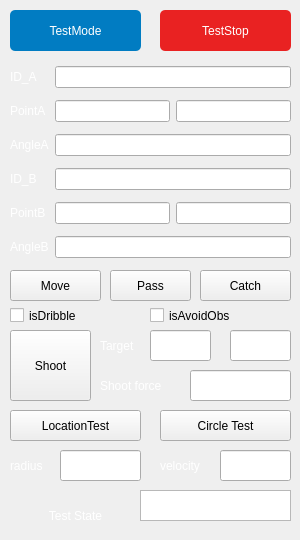
   <widget class="QWidget" name="test_tab">
    <attribute name="title">
     <string/>
    </attribute>
    <widget class="QPushButton" name="test_mode">
     <property name="geometry">
      <rect>
       <x>10</x>
       <y>10</y>
       <width>131</width>
       <height>41</height>
      </rect>
     </property>
     <property name="focusPolicy">
      <enum>Qt::NoFocus</enum>
     </property>
     <property name="styleSheet">
      <string notr="true">QPushButton {
color:rgb(255,255,255);
background-color:rgb(1,124,194);
border:0;
border-radius:5px;
}
QPushButton:pressed{
color:rgb(182, 180, 180);
background-color:rgb(0, 46, 92);
border:0;
border-radius:5px;
}</string>
     </property>
     <property name="text">
      <string>TestMode</string>
     </property>
    </widget>
    <widget class="QPushButton" name="location_test">
     <property name="geometry">
      <rect>
       <x>10</x>
       <y>410</y>
       <width>131</width>
       <height>31</height>
      </rect>
     </property>
     <property name="focusPolicy">
      <enum>Qt::NoFocus</enum>
     </property>
     <property name="text">
      <string>LocationTest</string>
     </property>
    </widget>
    <widget class="QPushButton" name="test_stop">
     <property name="geometry">
      <rect>
       <x>160</x>
       <y>10</y>
       <width>131</width>
       <height>41</height>
      </rect>
     </property>
     <property name="focusPolicy">
      <enum>Qt::NoFocus</enum>
     </property>
     <property name="styleSheet">
      <string notr="true">QPushButton {
color:rgb(255,255,255);
background-color:rgb(233, 34, 34);
border:0;
border-radius:5px;
}
QPushButton:pressed{
color:rgb(152, 152, 152);
background-color:rgb(85, 30, 30);
border:0;
border-radius:5px;
}</string>
     </property>
     <property name="text">
      <string>TestStop</string>
     </property>
    </widget>
    <widget class="QPushButton" name="circle_test">
     <property name="geometry">
      <rect>
       <x>160</x>
       <y>410</y>
       <width>131</width>
       <height>31</height>
      </rect>
     </property>
     <property name="focusPolicy">
      <enum>Qt::NoFocus</enum>
     </property>
     <property name="text">
      <string>Circle Test</string>
     </property>
    </widget>
    <widget class="QPushButton" name="shoot_mode">
     <property name="geometry">
      <rect>
       <x>10</x>
       <y>330</y>
       <width>81</width>
       <height>71</height>
      </rect>
     </property>
     <property name="focusPolicy">
      <enum>Qt::NoFocus</enum>
     </property>
     <property name="text">
      <string>Shoot</string>
     </property>
    </widget>
    <widget class="QTextBrowser" name="teststate_dis">
     <property name="geometry">
      <rect>
       <x>140</x>
       <y>490</y>
       <width>151</width>
       <height>31</height>
      </rect>
     </property>
     <property name="font">
      <font>
       <pointsize>11</pointsize>
      </font>
     </property>
     <property name="focusPolicy">
      <enum>Qt::NoFocus</enum>
     </property>
    </widget>
    <widget class="QLabel" name="test_state">
     <property name="geometry">
      <rect>
       <x>10</x>
       <y>500</y>
       <width>131</width>
       <height>31</height>
      </rect>
     </property>
     <property name="layoutDirection">
      <enum>Qt::LeftToRight</enum>
     </property>
     <property name="styleSheet">
      <string notr="true">color:rgb(255,255,255);</string>
     </property>
     <property name="text">
      <string>Test State</string>
     </property>
     <property name="alignment">
      <set>Qt::AlignCenter</set>
     </property>
    </widget>
    <widget class="QPushButton" name="pass_mode">
     <property name="geometry">
      <rect>
       <x>110</x>
       <y>270</y>
       <width>81</width>
       <height>31</height>
      </rect>
     </property>
     <property name="focusPolicy">
      <enum>Qt::NoFocus</enum>
     </property>
     <property name="text">
      <string>Pass</string>
     </property>
    </widget>
    <widget class="QPushButton" name="catch_mode">
     <property name="geometry">
      <rect>
       <x>200</x>
       <y>270</y>
       <width>91</width>
       <height>31</height>
      </rect>
     </property>
     <property name="focusPolicy">
      <enum>Qt::NoFocus</enum>
     </property>
     <property name="text">
      <string>Catch</string>
     </property>
    </widget>
    <widget class="QCheckBox" name="isdribble">
     <property name="geometry">
      <rect>
       <x>10</x>
       <y>300</y>
       <width>131</width>
       <height>31</height>
      </rect>
     </property>
     <property name="focusPolicy">
      <enum>Qt::NoFocus</enum>
     </property>
     <property name="layoutDirection">
      <enum>Qt::LeftToRight</enum>
     </property>
     <property name="styleSheet">
      <string notr="true"/>
     </property>
     <property name="text">
      <string>isDribble</string>
     </property>
    </widget>
    <widget class="QCheckBox" name="isavoidobs">
     <property name="geometry">
      <rect>
       <x>150</x>
       <y>300</y>
       <width>131</width>
       <height>31</height>
      </rect>
     </property>
     <property name="focusPolicy">
      <enum>Qt::NoFocus</enum>
     </property>
     <property name="styleSheet">
      <string notr="true"/>
     </property>
     <property name="text">
      <string>isAvoidObs</string>
     </property>
    </widget>
    <widget class="QPushButton" name="move_mode">
     <property name="geometry">
      <rect>
       <x>10</x>
       <y>270</y>
       <width>91</width>
       <height>31</height>
      </rect>
     </property>
     <property name="focusPolicy">
      <enum>Qt::NoFocus</enum>
     </property>
     <property name="text">
      <string>Move</string>
     </property>
    </widget>
    <widget class="QLabel" name="target">
     <property name="geometry">
      <rect>
       <x>100</x>
       <y>330</y>
       <width>51</width>
       <height>31</height>
      </rect>
     </property>
     <property name="styleSheet">
      <string notr="true">color:rgb(255,255,255);</string>
     </property>
     <property name="text">
      <string>Target</string>
     </property>
    </widget>
    <widget class="QLineEdit" name="target_y">
     <property name="geometry">
      <rect>
       <x>230</x>
       <y>330</y>
       <width>61</width>
       <height>31</height>
      </rect>
     </property>
     <property name="focusPolicy">
      <enum>Qt::ClickFocus</enum>
     </property>
     <property name="maxLength">
      <number>4</number>
     </property>
    </widget>
    <widget class="QLineEdit" name="target_x">
     <property name="geometry">
      <rect>
       <x>150</x>
       <y>330</y>
       <width>61</width>
       <height>31</height>
      </rect>
     </property>
     <property name="focusPolicy">
      <enum>Qt::ClickFocus</enum>
     </property>
     <property name="maxLength">
      <number>4</number>
     </property>
    </widget>
    <widget class="QLineEdit" name="shoot_force">
     <property name="geometry">
      <rect>
       <x>190</x>
       <y>370</y>
       <width>101</width>
       <height>31</height>
      </rect>
     </property>
     <property name="focusPolicy">
      <enum>Qt::ClickFocus</enum>
     </property>
     <property name="maxLength">
      <number>3</number>
     </property>
    </widget>
    <widget class="QLabel" name="force_in">
     <property name="geometry">
      <rect>
       <x>100</x>
       <y>370</y>
       <width>91</width>
       <height>31</height>
      </rect>
     </property>
     <property name="styleSheet">
      <string notr="true">color:rgb(255,255,255);</string>
     </property>
     <property name="text">
      <string>Shoot force</string>
     </property>
    </widget>
    <widget class="QLineEdit" name="circle_radius">
     <property name="geometry">
      <rect>
       <x>60</x>
       <y>450</y>
       <width>81</width>
       <height>31</height>
      </rect>
     </property>
     <property name="focusPolicy">
      <enum>Qt::ClickFocus</enum>
     </property>
     <property name="maxLength">
      <number>3</number>
     </property>
    </widget>
    <widget class="QLineEdit" name="circle_vel">
     <property name="geometry">
      <rect>
       <x>220</x>
       <y>450</y>
       <width>71</width>
       <height>31</height>
      </rect>
     </property>
     <property name="focusPolicy">
      <enum>Qt::ClickFocus</enum>
     </property>
     <property name="maxLength">
      <number>4</number>
     </property>
    </widget>
    <widget class="QLabel" name="radius_in">
     <property name="geometry">
      <rect>
       <x>10</x>
       <y>450</y>
       <width>51</width>
       <height>31</height>
      </rect>
     </property>
     <property name="styleSheet">
      <string notr="true">color:rgb(255,255,255);</string>
     </property>
     <property name="text">
      <string>radius</string>
     </property>
    </widget>
    <widget class="QLabel" name="vel_in">
     <property name="geometry">
      <rect>
       <x>160</x>
       <y>450</y>
       <width>61</width>
       <height>31</height>
      </rect>
     </property>
     <property name="styleSheet">
      <string notr="true">color:rgb(255,255,255);</string>
     </property>
     <property name="text">
      <string>velocity</string>
     </property>
    </widget>
    <widget class="QWidget" name="gridLayoutWidget_2">
     <property name="geometry">
      <rect>
       <x>10</x>
       <y>60</y>
       <width>281</width>
       <height>206</height>
      </rect>
     </property>
     <layout class="QGridLayout" name="gridLayout">
      <item row="1" column="0">
       <widget class="QLabel" name="pointA">
        <property name="styleSheet">
         <string notr="true">color:rgb(255,255,255);</string>
        </property>
        <property name="text">
         <string>PointA</string>
        </property>
       </widget>
      </item>
      <item row="2" column="0">
       <widget class="QLabel" name="angleA">
        <property name="styleSheet">
         <string notr="true">color:rgb(255,255,255);</string>
        </property>
        <property name="text">
         <string>AngleA</string>
        </property>
       </widget>
      </item>
      <item row="0" column="0">
       <widget class="QLabel" name="agentA">
        <property name="styleSheet">
         <string notr="true">color:rgb(255,255,255);</string>
        </property>
        <property name="text">
         <string>ID_A</string>
        </property>
       </widget>
      </item>
      <item row="1" column="1">
       <widget class="QLineEdit" name="pointAin_X">
        <property name="focusPolicy">
         <enum>Qt::ClickFocus</enum>
        </property>
        <property name="maxLength">
         <number>4</number>
        </property>
       </widget>
      </item>
      <item row="1" column="2">
       <widget class="QLineEdit" name="pointAin_Y">
        <property name="focusPolicy">
         <enum>Qt::ClickFocus</enum>
        </property>
        <property name="maxLength">
         <number>4</number>
        </property>
       </widget>
      </item>
      <item row="2" column="1" colspan="2">
       <widget class="QLineEdit" name="angleAin">
        <property name="focusPolicy">
         <enum>Qt::ClickFocus</enum>
        </property>
        <property name="maxLength">
         <number>4</number>
        </property>
       </widget>
      </item>
      <item row="4" column="0">
       <widget class="QLabel" name="pointB">
        <property name="styleSheet">
         <string notr="true">color:rgb(255,255,255);</string>
        </property>
        <property name="text">
         <string>PointB</string>
        </property>
       </widget>
      </item>
      <item row="3" column="0">
       <widget class="QLabel" name="agentB">
        <property name="styleSheet">
         <string notr="true">color:rgb(255,255,255);</string>
        </property>
        <property name="text">
         <string>ID_B</string>
        </property>
       </widget>
      </item>
      <item row="3" column="1" colspan="2">
       <widget class="QLineEdit" name="agentB_ID">
        <property name="focusPolicy">
         <enum>Qt::ClickFocus</enum>
        </property>
        <property name="maxLength">
         <number>1</number>
        </property>
       </widget>
      </item>
      <item row="5" column="0">
       <widget class="QLabel" name="angleB">
        <property name="styleSheet">
         <string notr="true">color:rgb(255,255,255);</string>
        </property>
        <property name="text">
         <string>AngleB</string>
        </property>
       </widget>
      </item>
      <item row="0" column="1" colspan="2">
       <widget class="QLineEdit" name="agentA_ID">
        <property name="focusPolicy">
         <enum>Qt::ClickFocus</enum>
        </property>
        <property name="maxLength">
         <number>1</number>
        </property>
        <property name="readOnly">
         <bool>false</bool>
        </property>
       </widget>
      </item>
      <item row="4" column="1">
       <widget class="QLineEdit" name="pointBin_X">
        <property name="focusPolicy">
         <enum>Qt::ClickFocus</enum>
        </property>
        <property name="maxLength">
         <number>4</number>
        </property>
       </widget>
      </item>
      <item row="4" column="2">
       <widget class="QLineEdit" name="pointBin_Y">
        <property name="focusPolicy">
         <enum>Qt::ClickFocus</enum>
        </property>
        <property name="maxLength">
         <number>4</number>
        </property>
       </widget>
      </item>
      <item row="5" column="1" colspan="2">
       <widget class="QLineEdit" name="angleBin">
        <property name="focusPolicy">
         <enum>Qt::ClickFocus</enum>
        </property>
        <property name="maxLength">
         <number>4</number>
        </property>
       </widget>
      </item>
     </layout>
    </widget>
   </widget>
